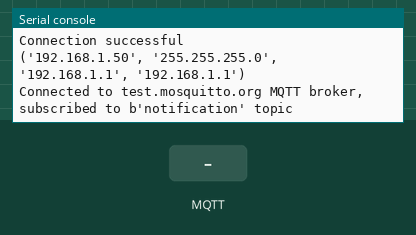
A program run on a simulated MicroPython board. Parts: the last lines printed to the serial console. The inputs (shaded band) are chosen by the test bench. WiFi joins after 1.5 s; no MQTT or app messages arrive unless stated; the clock reads 2024-03-15 10:24:30 at power-on unless the program sets it.

Above: at 2.8 s.
2.9 s: MQTT message "notification" arrives on the first subscribed topic
At 3.4 s:
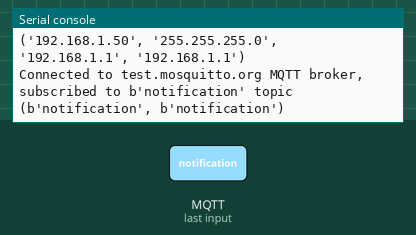
4.4 s: MQTT message "received" arrives on the first subscribed topic
At 5.6 s:
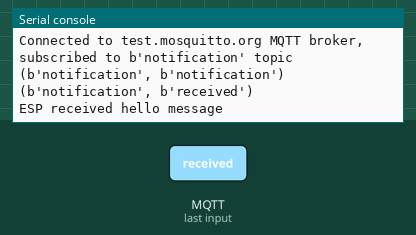
5.9 s: MQTT message "1" arrives on the first subscribed topic
At 6.8 s:
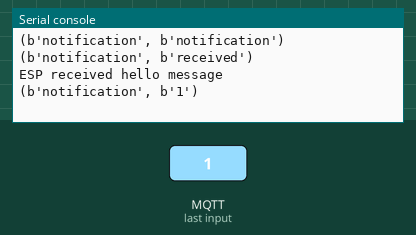
7.4 s: MQTT message "on" arrives on the first subscribed topic
At 8.0 s:
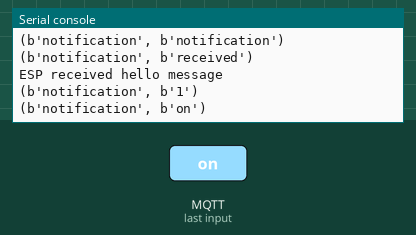
8.9 s: MQTT message "off" arrives on the first subscribed topic
At 10.3 s:
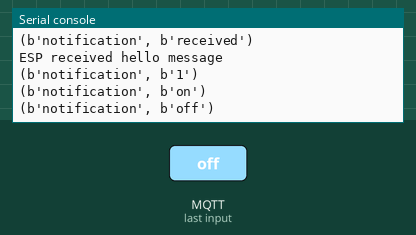

Measured:
- after the input at 2.9 s, the serial console: prints a new line at once (image 1)
- after the input at 4.4 s, the serial console: prints a new line at once (image 2)
- after the input at 5.9 s, the serial console: prints a new line at once (image 3)
- after the input at 7.4 s, the serial console: prints a new line at once (image 4)
- after the input at 8.9 s, the serial console: prints a new line at once (image 5)

The program:

main.py
```python
# Complete project details at https://RandomNerdTutorials.com

def sub_cb(topic, msg):
  print((topic, msg))
  if topic == b'notification' and msg == b'received':
    print('ESP received hello message')

def connect_and_subscribe():
  global client_id, mqtt_server, topic_sub
  client = MQTTClient(client_id, mqtt_server)
  client.set_callback(sub_cb)
  client.connect()
  client.subscribe(topic_sub)
  print('Connected to %s MQTT broker, subscribed to %s topic' % (mqtt_server, topic_sub))
  return client

def restart_and_reconnect():
  print('Failed to connect to MQTT broker. Reconnecting...')
  time.sleep(10)
  machine.reset()

try:
  client = connect_and_subscribe()
except OSError as e:
  restart_and_reconnect()

while True:
  try:
    client.check_msg()
    if (time.time() - last_message) > message_interval:
      msg = b'Hello #%d' % counter
      client.publish(topic_pub, msg)
      last_message = time.time()
      counter += 1
  except OSError as e:
    restart_and_reconnect()
```

boot.py
```python
# Complete project details at https://RandomNerdTutorials.com

import time
from umqttsimple import MQTTClient
import ubinascii
import machine
import micropython
import network
import esp
esp.osdebug(None)
import gc
gc.collect()

ssid = 'Galaxy A10s1304'
password = 'Junior@976'
mqtt_server = 'test.mosquitto.org'
#EXAMPLE IP ADDRESS
#mqtt_server = '192.168.1.144'
client_id = ubinascii.hexlify(machine.unique_id())
topic_sub = b'notification'
topic_pub = b'DIUEIL/JMPQ/Temerature'

last_message = 0
message_interval = 5
counter = 0

station = network.WLAN(network.STA_IF)

station.active(True)
station.connect(ssid, password)

while station.isconnected() == False:
  pass

print('Connection successful')
print(station.ifconfig())
```
